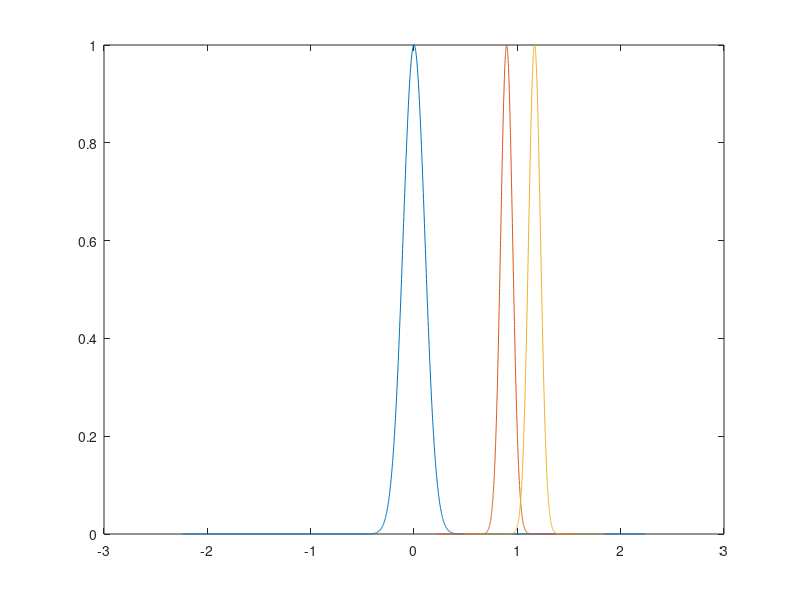

Recreate this plot in MATLAB.
clear all
clc

%% lebal 1

centriod = 8.73E-06
;
width = 0.022412045
;
s = 100* width;

x = -s+centriod : width* 10^-1 : s+centriod;
y = exp( - (x - centriod).^2 / width);

%% lebal 2

centriod = 0.896490547
;
width = 0.006754403
;
s = 100* width;

x2 = -s+centriod : width* 10^-1 : s+centriod;
y2 = exp( - (x2 - centriod).^2 / width);

%% lebal 3

centriod = 1.166666667
;
width = 0.006754403
;
s = 100* width;

x3 = -s+centriod : width* 10^-1 : s+centriod;
y3 = exp( - (x3 - centriod).^2 / width);


%%
plot(x,y,x2,y2, x3, y3)